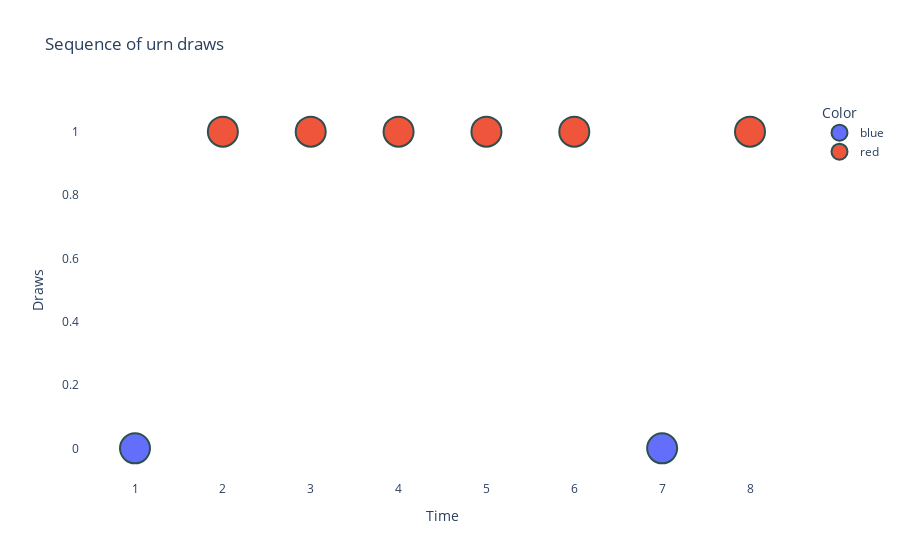

Here is the notebook cell this chart was saved with:
### Code cell
fig = px.scatter(df, y="Draws", x="Time", color="Color", labels={'number_obs':'Number of Observations', 'runtime':'runtime'},
                title='Sequence of urn draws',
                )
fig.update_yaxes(range=[-0.1, 1.1])
fig.update_layout(paper_bgcolor='#fff' )
fig.update_layout(plot_bgcolor='#fff' )

fig.update_traces(marker=dict(size=30,
                              line=dict(width=2,
                                        color='DarkSlateGrey')),
                  selector=dict(mode='markers'))

### Figure 1 — Plotly figure (JSON) as saved in the notebook; plotly's stock layout.template omitted (floating-point values rounded to 4 significant figures)
{"data": [{"hovertemplate": "Color=blue<br>Time=%{x}<br>Draws=%{y}<extra></extra>", "legendgroup": "blue", "marker": {"color": "#636efa", "line": {"color": "DarkSlateGrey", "width": 2}, "size": 30, "symbol": "circle"}, "mode": "markers", "name": "blue", "orientation": "v", "showlegend": true, "type": "scatter", "x": [1, 7], "xaxis": "x", "y": [0, 0], "yaxis": "y"}, {"hovertemplate": "Color=red<br>Time=%{x}<br>Draws=%{y}<extra></extra>", "legendgroup": "red", "marker": {"color": "#EF553B", "line": {"color": "DarkSlateGrey", "width": 2}, "size": 30, "symbol": "circle"}, "mode": "markers", "name": "red", "orientation": "v", "showlegend": true, "type": "scatter", "x": [2, 3, 4, 5, 6, 8], "xaxis": "x", "y": [1, 1, 1, 1, 1, 1], "yaxis": "y"}], "layout": {"legend": {"title": {"text": "Color"}, "tracegroupgap": 0}, "paper_bgcolor": "#fff", "plot_bgcolor": "#fff", "title": {"text": "Sequence of urn draws"}, "xaxis": {"anchor": "y", "domain": [0, 1], "title": {"text": "Time"}}, "yaxis": {"anchor": "x", "domain": [0, 1], "range": [-0.1, 1.1], "title": {"text": "Draws"}}}}
